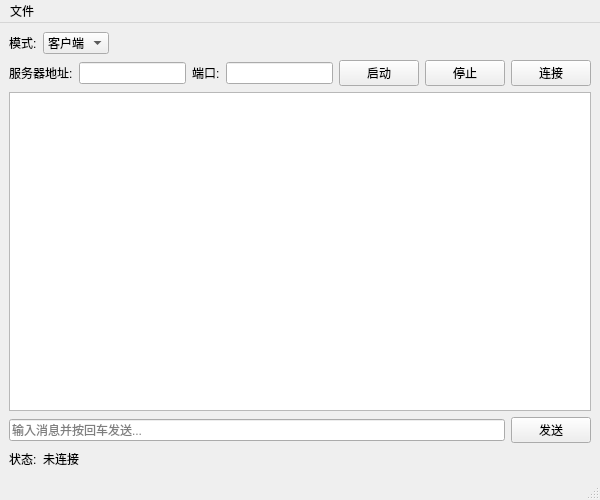
<?xml version="1.0" encoding="UTF-8"?>
<ui version="4.0">
 <class>MainWindow</class>
 <widget class="QMainWindow" name="MainWindow">
  <property name="geometry">
   <rect>
    <x>0</x>
    <y>0</y>
    <width>600</width>
    <height>500</height>
   </rect>
  </property>
  <property name="windowTitle">
   <string>TCP通信工具</string>
  </property>
  <widget class="QWidget" name="centralwidget">
   <layout class="QVBoxLayout" name="verticalLayout">
    <item>
     <layout class="QHBoxLayout" name="modeLayout">
      <item>
       <widget class="QLabel" name="modeLabel">
        <property name="text">
         <string>模式:</string>
        </property>
       </widget>
      </item>
      <item>
       <widget class="QComboBox" name="modeComboBox">
        <item>
         <property name="text">
          <string>客户端</string>
         </property>
        </item>
        <item>
         <property name="text">
          <string>服务端</string>
         </property>
        </item>
       </widget>
      </item>
      <item>
       <spacer name="horizontalSpacer_2">
        <property name="orientation">
         <enum>Qt::Horizontal</enum>
        </property>
        <property name="sizeHint" stdset="0">
         <size>
          <width>40</width>
          <height>20</height>
         </size>
        </property>
       </spacer>
      </item>
     </layout>
    </item>
    <item>
     <layout class="QHBoxLayout" name="connectionLayout">
      <item>
       <widget class="QLabel" name="serverAddressLabel">
        <property name="text">
         <string>服务器地址:</string>
        </property>
       </widget>
      </item>
      <item>
       <widget class="QLineEdit" name="serverAddressEdit"/>
      </item>
      <item>
       <widget class="QLabel" name="portLabel">
        <property name="text">
         <string>端口:</string>
        </property>
       </widget>
      </item>
      <item>
       <widget class="QLineEdit" name="portEdit">
        <property name="maximumWidth">
         <number>80</number>
        </property>
       </widget>
      </item>
      <item>
       <widget class="QPushButton" name="startButton">
        <property name="text">
         <string>启动</string>
        </property>
       </widget>
      </item>
      <item>
       <widget class="QPushButton" name="stopButton">
        <property name="text">
         <string>停止</string>
        </property>
       </widget>
      </item>
      <item>
       <widget class="QPushButton" name="connectButton">
        <property name="text">
         <string>连接</string>
        </property>
       </widget>
      </item>
     </layout>
    </item>
    <item>
     <widget class="QTextEdit" name="logTextEdit">
      <property name="readOnly">
       <bool>true</bool>
      </property>
     </widget>
    </item>
    <item>
     <layout class="QHBoxLayout" name="messageLayout">
      <item>
       <widget class="QLineEdit" name="messageEdit">
        <property name="placeholderText">
         <string>输入消息并按回车发送...</string>
        </property>
       </widget>
      </item>
      <item>
       <widget class="QPushButton" name="sendButton">
        <property name="text">
         <string>发送</string>
        </property>
       </widget>
      </item>
     </layout>
    </item>
    <item>
     <layout class="QHBoxLayout" name="statusLayout">
      <item>
       <widget class="QLabel" name="statusLabelText">
        <property name="text">
         <string>状态:</string>
        </property>
       </widget>
      </item>
      <item>
       <widget class="QLabel" name="statusLabel">
        <property name="text">
         <string>未连接</string>
        </property>
       </widget>
      </item>
      <item>
       <spacer name="horizontalSpacer">
        <property name="orientation">
         <enum>Qt::Horizontal</enum>
        </property>
        <property name="sizeHint" stdset="0">
         <size>
          <width>40</width>
          <height>20</height>
         </size>
        </property>
       </spacer>
      </item>
     </layout>
    </item>
   </layout>
  </widget>
  <widget class="QMenuBar" name="menubar">
   <property name="geometry">
    <rect>
     <x>0</x>
     <y>0</y>
     <width>600</width>
     <height>22</height>
    </rect>
   </property>
   <widget class="QMenu" name="fileMenu">
    <property name="title">
     <string>文件</string>
    </property>
    <addaction name="actionNewWindow"/>
    <addaction name="separator"/>
    <addaction name="actionExit"/>
   </widget>
   <addaction name="fileMenu"/>
  </widget>
  <widget class="QStatusBar" name="statusbar"/>
  <action name="actionExit">
   <property name="text">
    <string>退出</string>
   </property>
  </action>
  <action name="actionNewWindow">
   <property name="text">
    <string>新建窗口</string>
   </property>
  </action>
 </widget>
 <resources/>
 <connections>
  <connection>
   <sender>actionExit</sender>
   <signal>triggered()</signal>
   <receiver>MainWindow</receiver>
   <slot>close()</slot>
   <hints>
    <hint type="sourcelabel">
     <x>-1</x>
     <y>-1</y>
    </hint>
    <hint type="destinationlabel">
     <x>299</x>
     <y>249</y>
    </hint>
   </hints>
  </connection>
 </connections>
</ui> 
